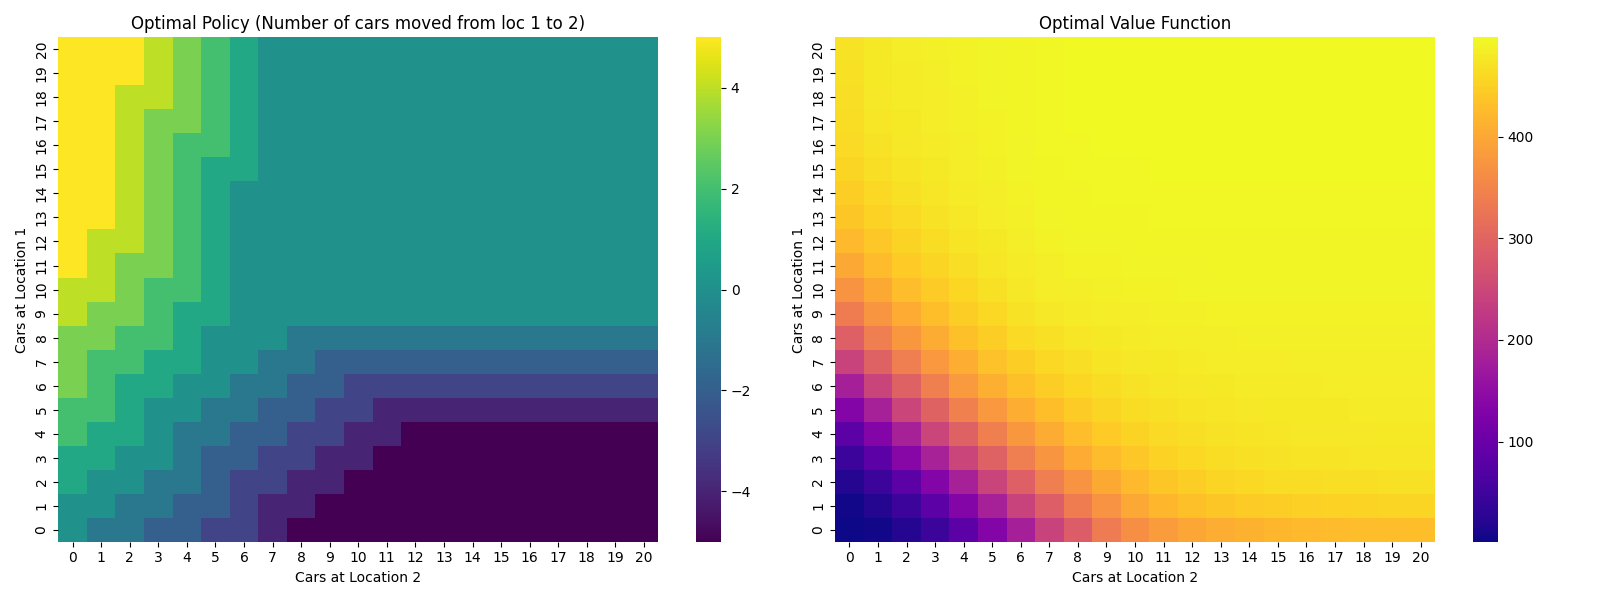

Python code for this plot:
import numpy as np
from scipy.stats import poisson
import time

def jack_rental_car_problem():
    MAX_CARS_STORED = 20
    MAX_CARS_MOVED = 5
    MAX_CARS_RETURNED = MAX_CARS_STORED + MAX_CARS_MOVED
    CAR_MOVING_COST = 2
    CAR_LEND_REWARD = 10
    MAX_REWARD  = MAX_CARS_STORED * CAR_LEND_REWARD * 2 
    GAMMA = 0.9
    LAMBDA_IN = [3, 4]
    LAMBDA_OUT = [3, 2]
    
    # valueとpolicyを初期化。policyは決定的方策
    value = np.zeros((MAX_CARS_STORED + 1, MAX_CARS_STORED + 1), dtype=np.float32)
    policy = np.zeros((MAX_CARS_STORED + 1, MAX_CARS_STORED + 1), dtype=np.int32)
    
    poisson_table = np.zeros((MAX_CARS_RETURNED + 1, MAX_CARS_RETURNED+ 1))
    for i in range(MAX_CARS_RETURNED + 1):
        for j in range(MAX_CARS_RETURNED + 1):
            poisson_table[i][j] = poisson.pmf(i, j)
    
    # Pr[r + MAX_REWARD][i][j][a + MAX_CARS_MOVED] := p(r  | (i, j), a)
    Pr = np.zeros((MAX_REWARD * 2 + 1, MAX_CARS_STORED + 1, MAX_CARS_STORED + 1, MAX_CARS_MOVED * 2 + 1))
    # Ps[i'][j'][i][j][a + MAX_CARS_MOVED] := p((i', j') | (i, j), a)
    Ps = np.zeros((MAX_CARS_STORED + 1, MAX_CARS_STORED + 1, MAX_CARS_STORED + 1,MAX_CARS_STORED + 1, MAX_CARS_MOVED * 2 + 1 ))
    
    # p(r | (i, j), a) を計算
    # 探索対象は 貸し出す車の数
    for i in range(MAX_CARS_STORED + 1):
        for j in range(MAX_CARS_STORED + 1):
            for a in range(-MAX_CARS_MOVED, MAX_CARS_MOVED + 1):
                car_i = i - a
                car_j = j + a
                car_i = min(car_i, MAX_CARS_STORED)
                car_j = min(car_j, MAX_CARS_STORED)
                if car_i < 0 or car_j < 0:
                    continue
                for lent_i in range(car_i + 1):
                    for lent_j in range(car_j + 1):
                        reward = (lent_i + lent_j) * CAR_LEND_REWARD - abs(a) * CAR_MOVING_COST
                        proba = poisson_table[lent_i][LAMBDA_OUT[0]] * poisson_table[lent_j][LAMBDA_OUT[1]]
                        Pr[reward + MAX_REWARD][i][j][a + MAX_CARS_MOVED] += proba
        
    # p((i', j') | (i, j), a) を計算
    # p((i', j') | (i, j), a) = p(i' | i, a) * p(j' | j, a) 
    # p(i' | i, a)を先に計算する     
    # 探索対象は 返ってくる車の数、貸す車の数               
    P = np.zeros((2, MAX_CARS_STORED + 1, MAX_CARS_STORED + 1, MAX_CARS_MOVED * 2 + 1))
    for type in range(2):
        for i in range(MAX_CARS_STORED + 1):
            for a in range(-MAX_CARS_MOVED, MAX_CARS_MOVED + 1):
                car = i
                if type == 0:
                    car -= a
                else:
                    car += a
                car = min(car, MAX_CARS_STORED)
                if car < 0:
                    continue
                for lent in range(car + 1):
                    for returned in range(MAX_CARS_RETURNED + 1):
                            ni = car - lent + returned
                            ni = min(ni, MAX_CARS_STORED)
                            if 0 <= ni:
                                P[type][ni][i][a + MAX_CARS_MOVED] += poisson_table[lent][LAMBDA_OUT[type]] * poisson_table[returned][LAMBDA_IN[type]]
                                
                                
    # p((i', j') | (i, j), a) を計算                        
    for i in range(MAX_CARS_STORED + 1):
        for j in range(MAX_CARS_STORED + 1):
            for ni in range(MAX_CARS_STORED + 1):
                for nj in range(MAX_CARS_STORED + 1):
                    for a in range(-MAX_CARS_MOVED, MAX_CARS_MOVED + 1):
                        Ps[ni][nj][i][j][a + MAX_CARS_MOVED] = P[0][ni][i][a + MAX_CARS_MOVED] * P[1][nj][j][a + MAX_CARS_MOVED]

    loop_counter = 0
    while True:
        loop_counter += 1
        print(f"Loop {loop_counter} started.")
        # 方策評価
        print("Policy Evaluation started.")
        while True:
            delta= -np.inf
            for i in range(MAX_CARS_STORED + 1):
                for j in range(MAX_CARS_STORED + 1):
                    v = value[i][j]
                    sum = 0
                    for r in range(-MAX_REWARD, MAX_REWARD + 1):
                        sum += Pr[r + MAX_REWARD][i][j][policy[i][j] + MAX_CARS_MOVED] * r
                    for ni in range(MAX_CARS_STORED + 1):
                        for nj in range(MAX_CARS_STORED +1):
                            sum += Ps[ni][nj][i][j][policy[i][j] + MAX_CARS_MOVED] * GAMMA * value[ni][nj]
                    value[i][j] = sum
                    delta = max(delta, abs(v - value[i][j]))
            print(f"    Policy Evaluation: delta = {delta:.6f}")
            if delta < 1e-4:
                print("Policy Evaluation finished.")
                break   
            
        # 方策改善
        print("Policy Improvement started.")
        policy_stable = True
        for i in range(MAX_CARS_STORED + 1):
            for j in range(MAX_CARS_STORED + 1):
                max_value = -np.inf
                max_a = None
                for a in range(-MAX_CARS_MOVED, MAX_CARS_MOVED + 1):
                    sum = 0
                    for r in range(-MAX_REWARD, MAX_REWARD + 1):
                        sum += Pr[r + MAX_REWARD][i][j][a + MAX_CARS_MOVED] * r
                    for ni in range(MAX_CARS_STORED + 1):
                        for nj in range(MAX_CARS_STORED +1):
                            sum += Ps[ni][nj][i][j][a + MAX_CARS_MOVED] * GAMMA * value[ni][nj]
                    if max_value < sum:
                        max_value = sum
                        max_a = a
                if policy[i][j] != max_a:
                    policy_stable = False
                policy[i][j] = max_a
        if policy_stable:
            break
        print("Policy Improvement finished.")
        print(f"loop {loop_counter} finished.")
    print("All loops finished.")
    return value, policy

if __name__ == '__main__':
    start_time = time.time()
    value, policy = jack_rental_car_problem()
    end_time = time.time()
    
    print(f"\nExecution time: {end_time - start_time:.2f} seconds")
    
    # 結果の可視化（例）
    import matplotlib.pyplot as plt
    import seaborn as sns

    fig, axes = plt.subplots(1, 2, figsize=(16, 6))
    
    # 方策のヒートマップ
    sns.heatmap(policy, ax=axes[0], cmap="viridis")
    axes[0].set_title("Optimal Policy (Number of cars moved from loc 1 to 2)")
    axes[0].set_xlabel("Cars at Location 2")
    axes[0].set_ylabel("Cars at Location 1")
    axes[0].invert_yaxis()

    # 価値関数のヒートマップ
    sns.heatmap(value, ax=axes[1], cmap="plasma")
    axes[1].set_title("Optimal Value Function")
    axes[1].set_xlabel("Cars at Location 2")
    axes[1].set_ylabel("Cars at Location 1")
    axes[1].invert_yaxis()
    
    plt.tight_layout()
    plt.show()
